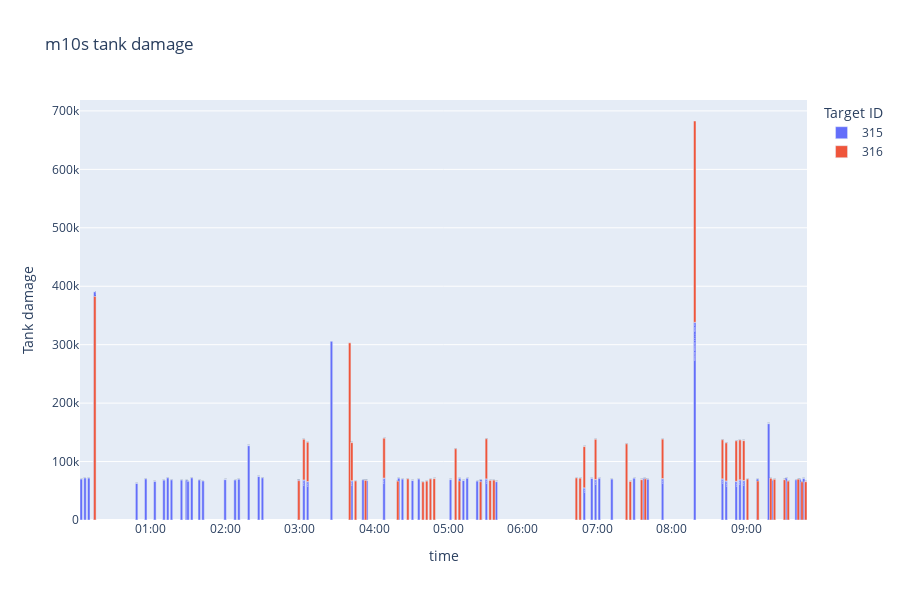

Here is the notebook cell this chart was saved with:
### Code cell
fig = incoming_damage.plot_tank_damage(fight, color_by_target=True)
fig.show()
